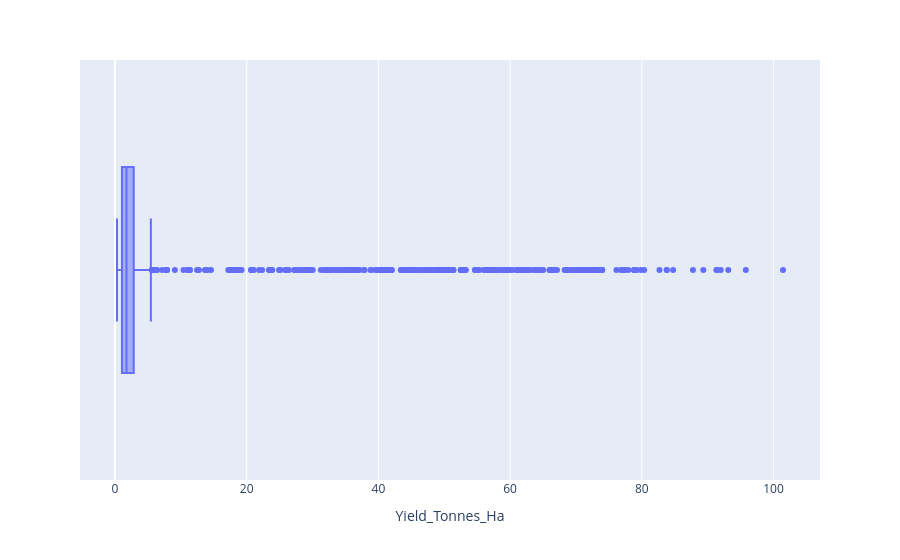

Here is the notebook cell this chart was saved with:
### Code cell
px.box(data_frame = data, x = "Yield_Tonnes_Ha")

### Figure 1 — Plotly figure (JSON) as saved in the notebook; plotly's stock layout.template omitted (floating-point values rounded to 4 significant figures; data arrays with more than 128 entries replaced by an {"elided": "..."} marker saying what was removed)
{"data": [{"alignmentgroup": "True", "hovertemplate": "Yield_Tonnes_Ha=%{x}<extra></extra>", "legendgroup": "", "marker": {"color": "#636efa"}, "name": "", "notched": false, "offsetgroup": "", "orientation": "h", "showlegend": false, "type": "box", "x": {"elided": "4000 float values"}, "x0": " ", "xaxis": "x", "y0": " ", "yaxis": "y"}], "layout": {"autosize": true, "boxmode": "group", "legend": {"tracegroupgap": 0}, "margin": {"t": 60}, "xaxis": {"anchor": "y", "autorange": true, "domain": [0, 1], "range": [-5.319, 107.1], "title": {"text": "Yield_Tonnes_Ha"}, "type": "linear"}, "yaxis": {"anchor": "x", "autorange": true, "domain": [0, 1], "range": [-0.5, 0.5], "type": "category"}}}
